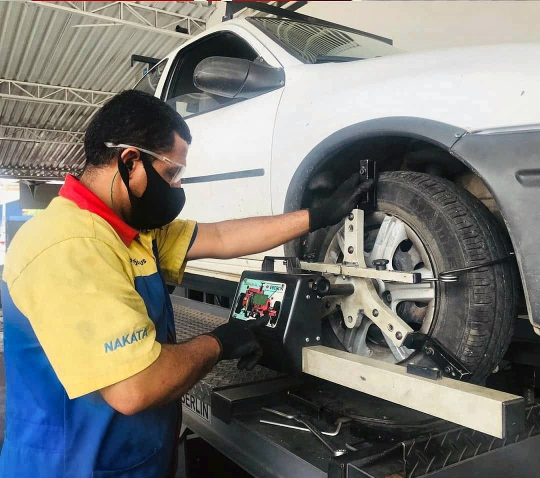
#> input picture assets/01-alinhamento-equipamento.jpg, 1080 x 955 px (shown at 1/2 size)
$ python render-card.py
#> lines starting #> are read from the running program, lines starting #| are printed output that depends on the picture
"""Generate the Padrão Pneus share card from approved repo assets.

This is only a preview for Rodolfo; not a claim about products or current inventory.
Outputs one 1200x630 JPEG with actual shop photography and existing brand SVG.
"""
from io import BytesIO
from pathlib import Path
from PIL import Image, ImageOps, ImageEnhance
import cairosvg

ROOT = Path(__file__).resolve().parents[2]
W, H = 1200, 630
ASSETS = ROOT / "assets"
OG = ASSETS / "og"

def rasterize_svg(path: Path, width: int, height: int) -> Image.Image:
    raw = cairosvg.svg2png(
        url=str(path), output_width=width, output_height=height,
    )
    return Image.open(BytesIO(raw)).convert("RGBA")

# Crop authentic alignment equipment photograph to the visual's right panel.
photo = Image.open(ASSETS / "01-alinhamento-equipamento.jpg").convert("RGB")
#> photo is the input picture: PIL image 1080x955 RGB; mean R, G, B 126.6, 124.1, 116.3
photo = ImageOps.fit(photo, (800, H), method=Image.Resampling.LANCZOS,
                     centering=(0.60, 0.53))
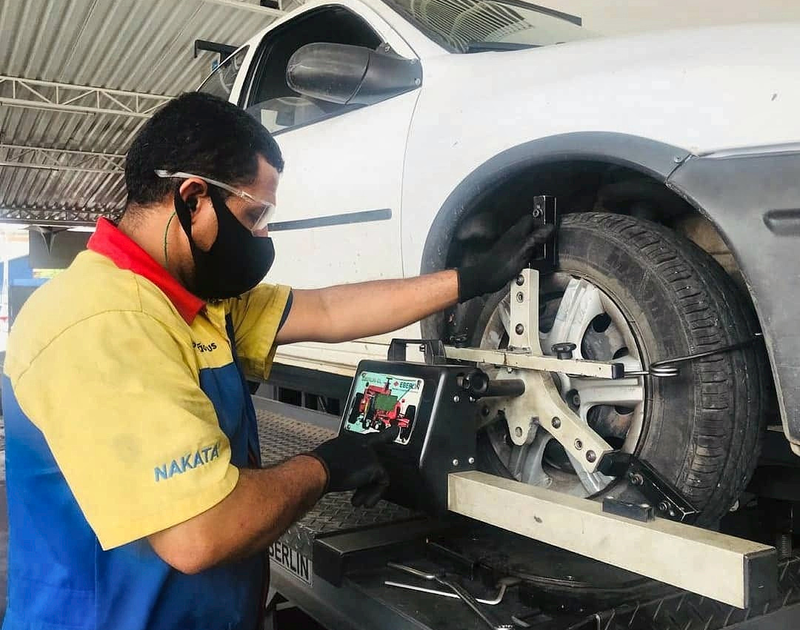
#> photo: PIL image 800x630 RGB; mean R, G, B 128.1, 125.1, 116.2
photo = ImageEnhance.Contrast(photo).enhance(1.08)
card = Image.new("RGBA", (W, H), (9, 21, 35, 255))
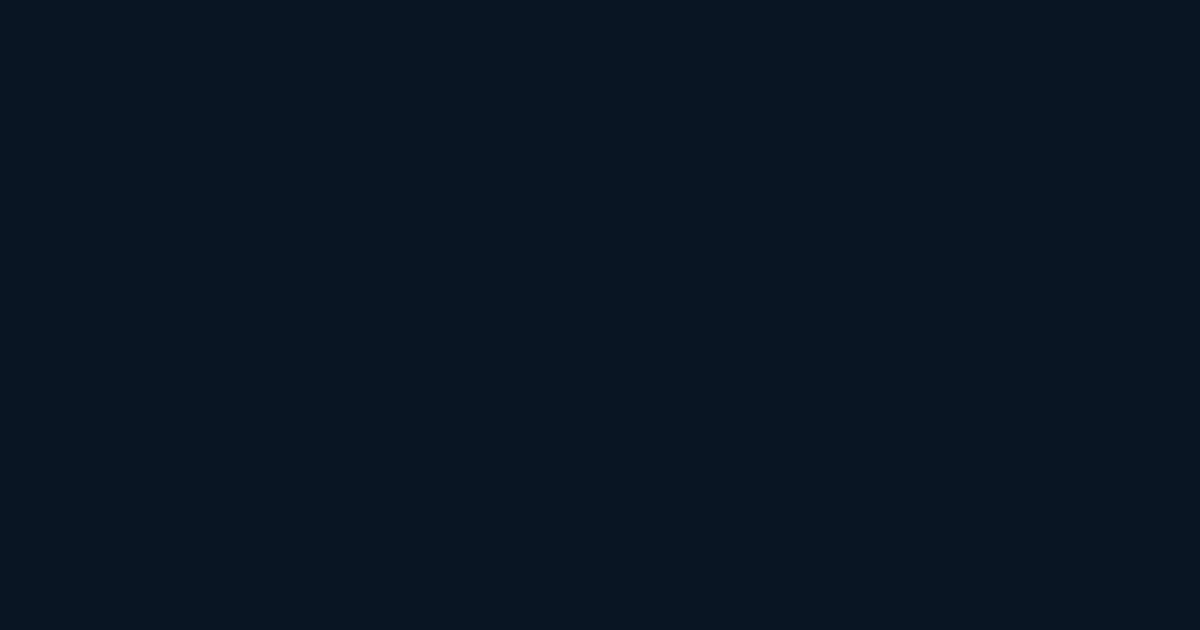
#> card: PIL image 1200x630 RGBA; mean R, G, B, A 9, 21, 35, 255
card.alpha_composite(photo.convert("RGBA"), dest=(400, 0))
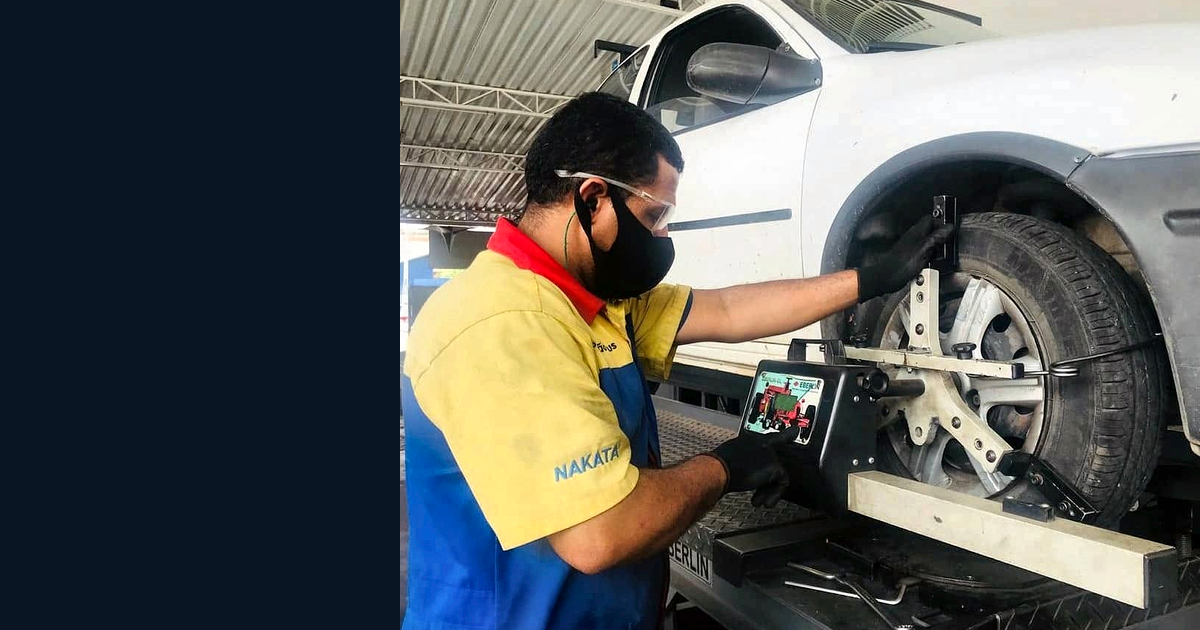
#> card: PIL image 1200x630 RGBA; mean R, G, B, A 88.2, 90.1, 88.3, 255

# SVG contains editorial typography, navy gradients and red accents, transparent
# background; render separately so embedded image references cannot go missing.
card.alpha_composite(rasterize_svg(OG / "padrao-pneus-card.svg", W, H))
#> (the call stopped at in rasterize_svg, `raw = cairosvg.svg2png( url=str(path), output_width=width, output_heig..`: cairosvg is not available in this run)

# Use the actual same vector brand identity present in the site header and footer.
logo = rasterize_svg(
    ASSETS / "branding/padrao-pneus-horizontal-dark.svg", 630, 146
)
#> (the run stopped early here; a loop or call above may not have finished)

$ run again, with assets/02-alinhamento-suv.jpg copied over assets/01-alinhamento-equipamento.jpg
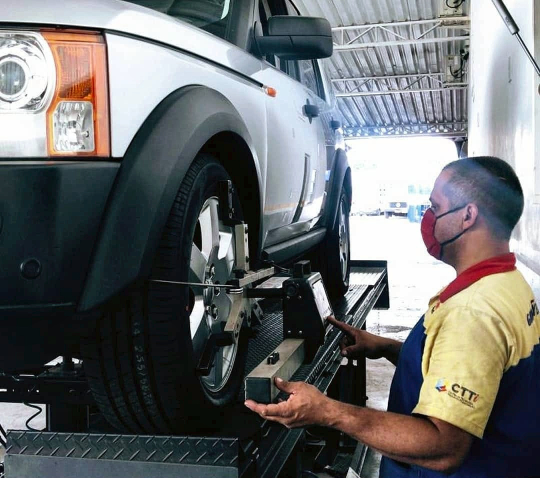
#> input picture assets/02-alinhamento-suv.jpg, 1080 x 955 px (shown at 1/2 size)
#> photo is the input picture: PIL image 1080x955 RGB; mean R, G, B 107.7, 109.5, 110.1
#> `photo = ImageOps.fit(photo, (800, H), method=Image.Resampling.LANCZOS,..`:
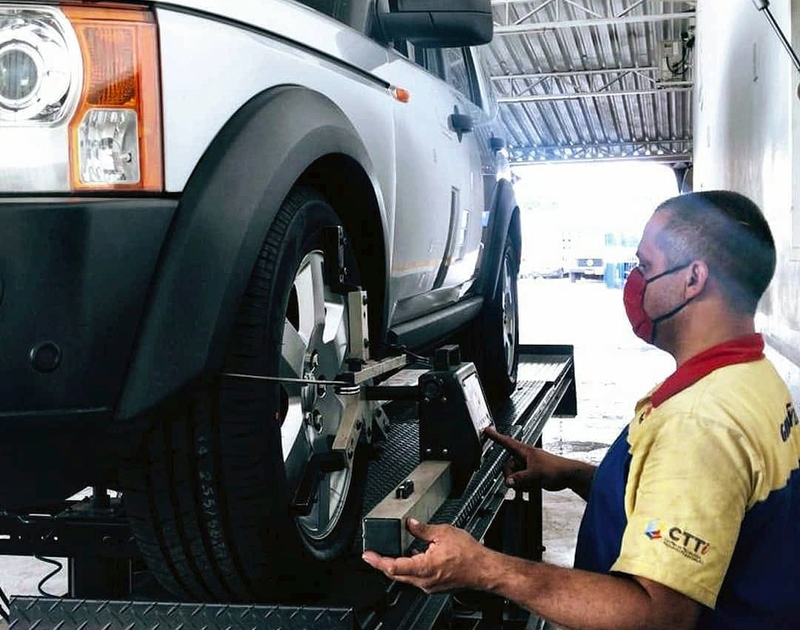
#> photo: PIL image 800x630 RGB; mean R, G, B 108.5, 109.5, 109.5
#> `card.alpha_composite(photo.convert("RGBA"), dest=(400, 0))`:
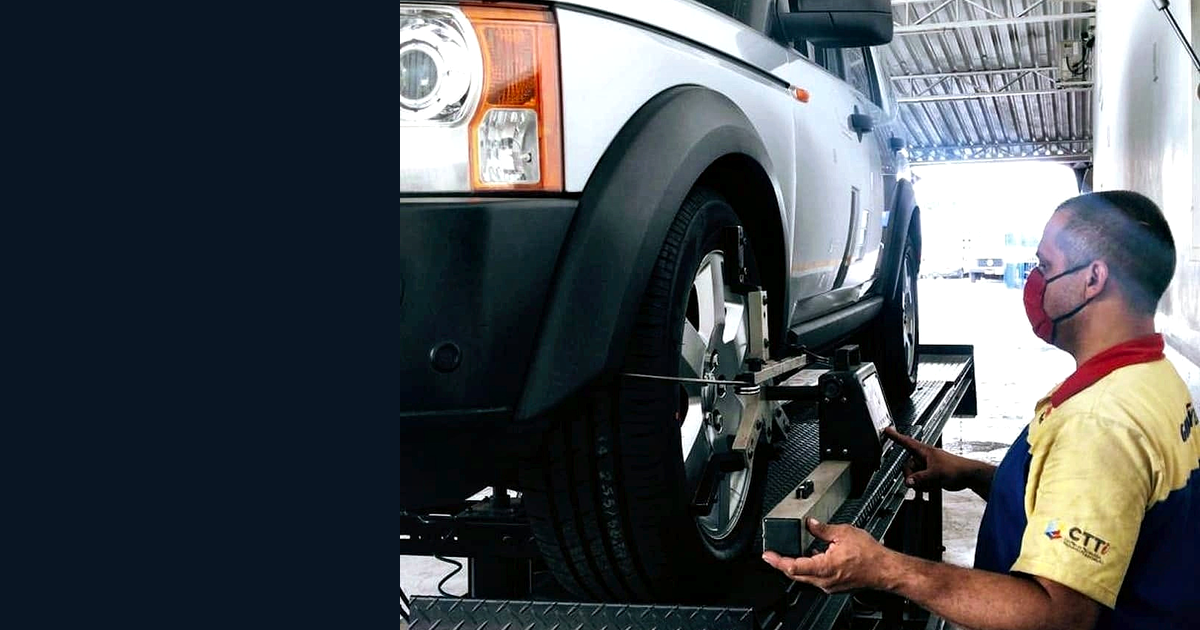
#> card: PIL image 1200x630 RGBA; mean R, G, B, A 74.6, 79.2, 83.9, 255
